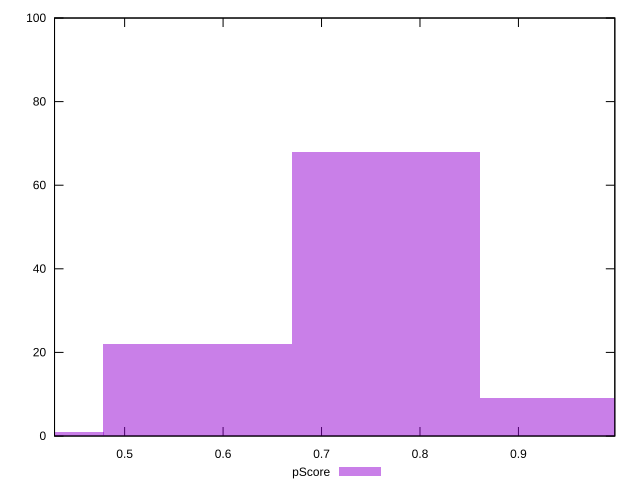

Generate this figure with gnuplot:
reset

$pScore <<EOF
0.9570780027446271 9
0.7656624021957017 68
0.5742468016467763 22
0.38283120109785085 1
EOF

set key outside below
set boxwidth 0.19141560054892542
set xrange [0.4287983643986946:0.9979120669640573]
set yrange [0:100]
set trange [0:100]
set style fill transparent solid 0.5 noborder
set terminal svg size 640, 490 enhanced background rgb 'white'
set output "report/report_00029_2021-02-24T13-36-40.390Z/bootup-time/samples/music/pScore/histogram.svg"

plot $pScore title "pScore" with boxes

reset
